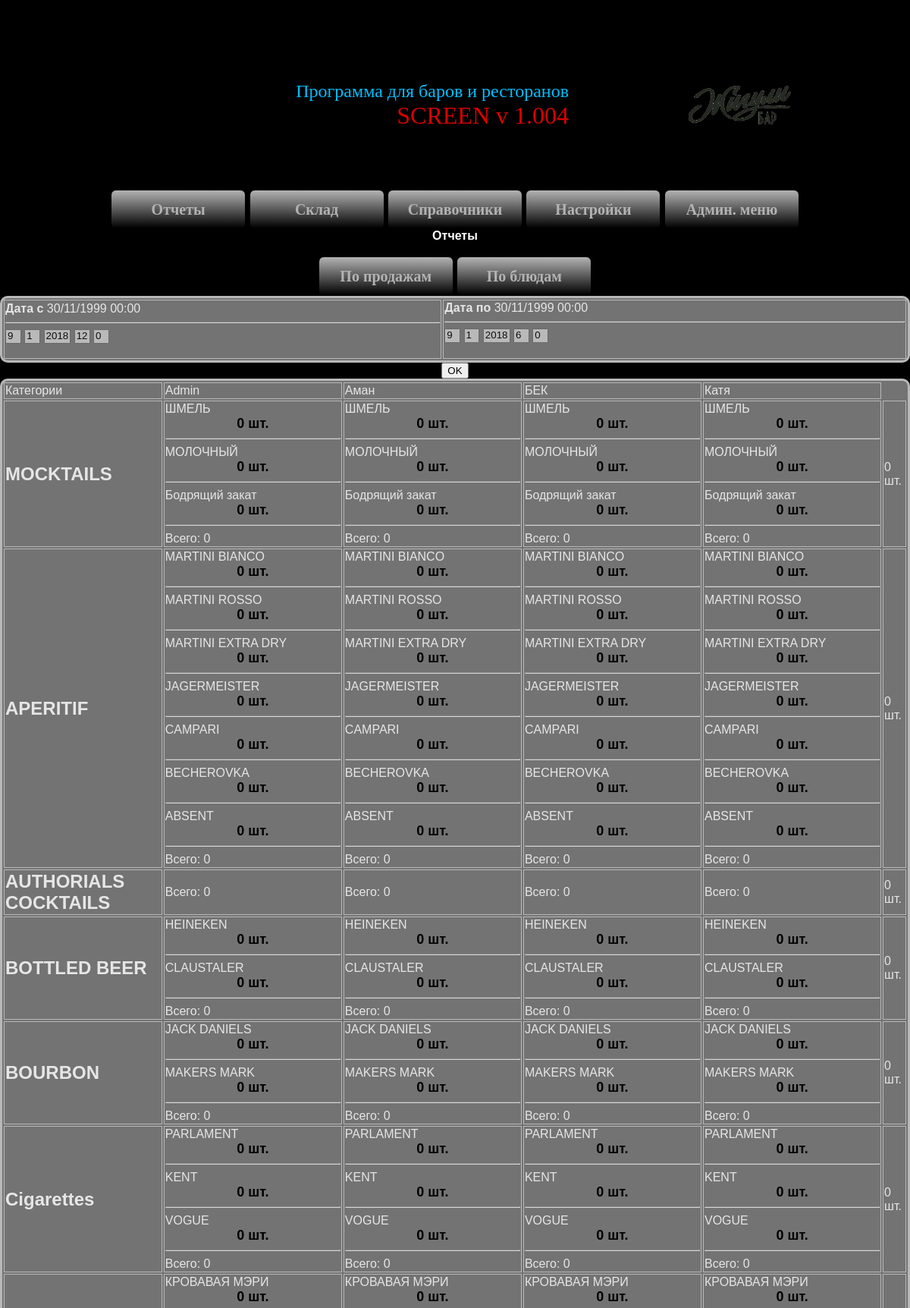
Page /localhost/index2.php?st=otchet&sp=sale_menu (upper part) on the committed database.
### tables this page shows
CREATE TABLE IF NOT EXISTS `settings` (
  `id` int(11) NOT NULL AUTO_INCREMENT,
  `name` text NOT NULL,
  `value` text NOT NULL,
  `text` text NOT NULL,
  `visible` text NOT NULL,
  PRIMARY KEY (`id`)
);

CREATE TABLE IF NOT EXISTS `users` (
  `id` int(11) NOT NULL AUTO_INCREMENT,
  `name` text NOT NULL,
  `pass` text NOT NULL,
  `status` text NOT NULL,
  `prava` text NOT NULL,
  PRIMARY KEY (`id`)
);

CREATE TABLE IF NOT EXISTS `cat_menu` (
  `id` int(11) NOT NULL AUTO_INCREMENT,
  `id_sort` int(100) NOT NULL,
  `name` text NOT NULL,
  `cat` text NOT NULL,
  `alchogol` varchar(10) NOT NULL DEFAULT 'no',
  PRIMARY KEY (`id`)
);

CREATE TABLE IF NOT EXISTS `menu` (
  `id` int(11) NOT NULL AUTO_INCREMENT,
  `name` text NOT NULL,
  `cat` text NOT NULL,
  `price` text NOT NULL,
  `kolvo` text NOT NULL,
  `printer` text NOT NULL,
  `comment` text NOT NULL,
  `img` varchar(100) NOT NULL DEFAULT '',
  `visible_menu` varchar(10) NOT NULL DEFAULT 'no',
  PRIMARY KEY (`id`)
);

### localhost/conf.php (called while the page is built, shortened)
<?php
$ath = mysql_query("select * from settings where name='programm_version';");
if($ath)
{
while($author = mysql_fetch_array($ath))
$version = $author[value];
}
?>

### localhost/sale_menu.php (the view, shortened to what this page needs)
<html>
<head>
<head>
<?php
$d = date(d);
$m = date(m);
$y = date(Y);
$h = 12;
$mm = 0;
$h2 = 6;
$mm2 = 0;
?>
<table id='ugolkrug' width='100%' border='1' bgcolor='gray' bordercolor='red'>
<tr>
<td>
<font color='white'><b>Дата с</b>
<?php
$tm_min= mktime($_POST[hours],0,0,$_POST[mount],$_POST[day],$_POST[year]);
$test = date( 'd/m/Y H:i', $tm_min );
echo"$test<br>";
?>
</font>
<hr>
<form action='?st=otchet&sp=sale_menu' name='myform' method='post'>
<select name='day' size = '1' multiple>
<?php
for ($i = 1; $i <= 31; $i++)
{
if ($d == $i) {
echo"
<option value='$i' selected>$i</option>
";
}
if ($d <> $i) {
echo"
<option value='$i'>$i</option>
";
}
}
?>
</select>
<select name='mount' size = '1' multiple>
<?php
for ($i = 1; $i <= 12; $i++)
{
if ($m == $i) {
echo"
<option value='$i' selected>$i</option>
";
}
if ($m <> $i) {
echo"
<option value='$i'>$i</option>
";
}
}
?>
</select>
<select name='year' size = '1' multiple>
<?php
for ($i = 2017; $i <= 2020; $i++)
{
if ($y == $i) {
echo"
<option value='$i' selected>$i</option>
";
}
if ($y <> $i) {
echo"
<option value='$i'>$i</option>
";
}
}
?>
</select>
<select name='hours' size = '1' multiple>
<?php
for ($i = 0; $i <= 24; $i++)
{
if ($h == $i) {
echo"
<option value='$i' selected>$i</option>
";
}
if ($h <> $i) {
echo"
<option value='$i'>$i</option>
";
}
}
?>
</select>
<select name='minuts' size = '1' multiple>
<?php
for ($i = 00; $i <= 59; $i++)
{
if ($mm == $i) {
echo"
<option value='$i' selected>$i</option>
";
}
if ($mm <> $i) {
echo"
<option value='$i'>$i</option>
";
}
}
?>
</select>
</td>
<td>
<font color='white'><b>Дата по</b>
<?php
$tm_max= mktime($_POST[hours2],$_POST[minuts2],0,$_POST[mount2],$_POST[day2],$_POST[year2]);
$test2 = date( 'd/m/Y H:i', $tm_max );
echo"$test2<br>";
?>
</font>
<hr>
<form action='index.php?st=otchet&sp=sale_menu' name='myform' method='post'>
<select name='day2' size = '1' multiple>
<?php
for ($i = 1; $i <= 31; $i++)
{
if ($d == $i) {
echo"
<option value='$i' selected>$i</option>
";
}
if ($d <> $i) {
echo"
<option value='$i'>$i</option>
";
}
}
?>
</select>
<select name='mount2' size = '1' multiple>
<?php
for ($i = 1; $i <= 12; $i++)
{
if ($m == $i) {
echo"
<option value='$i' selected>$i</option>
";
}
if ($m <> $i) {
echo"
<option value='$i'>$i</option>
";
}
}
?>
</select>
<select name='year2' size = '1' multiple>
<?php
for ($i = 2014; $i <= 2020; $i++)
{
if ($y == $i) {
echo"
<option value='$i' selected>$i</option>
";
}
if ($y <> $i) {
echo"
<option value='$i'>$i</option>
";
}
}
?>
</select>
<select name='hours2' size = '1' multiple>
<?php
for ($i = 0; $i <= 24; $i++)
{
if ($h2 == $i) {
echo"
<option value='$i' selected>$i</option>
";
}
if ($h2 <> $i) {
echo"
<option value='$i'>$i</option>
";
}
}
?>
</select>
<select name='minuts2' size = '1' multiple>
<?php
for ($i = 00; $i <= 59; $i++)
{
if ($mm2 == $i) {
echo"
<option value='$i' selected>$i</option>
";
}
if ($mm2 <> $i) {
echo"
<option value='$i'>$i</option>
";
}
}
?>
</select>
<?php
echo"<br><br>";
?>
</td>
</tr>
</table>
<input name="Submit" type=submit value="OK">
<?php
include"conf.php";
echo"
<table id='ugolkrug' width='100%' border='1' bgcolor='gray' bordercolor='red'>
<tr>
";
echo"<td>Категории</td>";
$ath = mysql_query("select * from users ORDER BY name ASC;");
if($ath)
{
while($author = mysql_fetch_array($ath))
if ($author[id] <> '') {
echo"<td>$author[name]</td>";
}
}
echo"</tr><tr>";
$aths = mysql_query("select * from cat_menu ORDER BY name ASC;");
if($aths)
{
while($authors = mysql_fetch_array($aths))
if ($authors[id] <> ''){
echo"<td><b><font size='+2'>$authors[name]</font></b></td>";
$ath = mysql_query("select * from users ORDER BY name ASC;");
if($ath)
{
while($author = mysql_fetch_array($ath))
if ($author[id] <> '') {
echo"<td>";
$athm = mysql_query("select * from menu WHERE cat=$authors[id] ;");
if($athm)
{
while($authorm = mysql_fetch_array($athm))
if ($authorm[id] <> '') {
echo"$authorm[name]<br>";
$kolvo_p = 0;
echo"<center><b><font size='+1' color='black'>$kolvo_p шт.</font></b></center>";
$kolvo_pv = $kolvo_pv + $kolvo_p;
echo"<hr>";
}}
echo"Всего: $kolvo_pv</td>";
$kolvo_pvt = $kolvo_pvt + $kolvo_pv;
$kolvo_pv=0;
}
}
echo"<td>$kolvo_pvt шт.</td></tr>";
$kolvo_total= $kolvo_total+$kolvo_pvt;
$kolvo_pvt=0;
}}
echo"</tr>
<tr>
<td>
Всего блюд: $kolvo_total шт.
</td>
</tr>
</table>
";
?>

### localhost/index2.php (shortened to what this page needs)
<?php include"style.css"; include"conf.php"; ?>
<html>
<head>
<head>
</head>
<body>
<table  border="0" cellspacing="0" cellpadding="0" align="center" width='100%' height='100%'>
<tr>
<td width=25%'  >
<table  border="0" cellspacing="0" cellpadding="0" align="center" width='100%' height='10%'>
<tr>
<td width=50%'>
<p class='top3'>
<font color='deepskyblue' size='+2'>
Программа для баров и ресторанов</font><br><font color='darkskyblue' size='+3'>
SCREEN v <?php echo"$version"; ?></font></p>
</td>
</td>
<td width='10%'>
</td>
<td width='20%'>
<br><br>
<img src='img/logo2.png' style=" width: 50%;   border-radius: 30px; -webkit-border-radius: 30px; -moz-border-radius: 30px;">
<br>
<br>
<br>
</td>
</tr>
</table>
<center>
<table  border="0" cellspacing="0" cellpadding="0" align="center" width='100%' height='10%'>
<tr>
<td width=100%'>
<center>
<?php include"menu.php"; ?>
</center>
</td>
</tr>
</table>
</center>
<table  border="0" cellspacing="0" cellpadding="0" align="center" width='100%' height='70%'>
<tr>
<td width=100%'>
<center>
<?php
if ($_GET[st] == 'otchet') {include"otchet.php";}
?>
</body>
</html>

### rows in the picture
settings: value "1.004"
users: name "Admin", kolvo_pv "0", id "0"
users: name "Аман", kolvo_pv "0", id "0"
users: name "БЕК", kolvo_pv "0", id "0"
users: name "Катя", kolvo_pv "0", id "0"
cat_menu: name "MOCKTAILS", kolvo_pvt "0"
menu: name "ШМЕЛЬ", id "0"
menu: name "МОЛОЧНЫЙ", id "0"
menu: name "Бодрящий закат", id "0"
cat_menu: name "APERITIF", kolvo_pvt "0"
menu: name "MARTINI BIANCO", id "0"
menu: name "MARTINI ROSSO", id "0"
menu: name "MARTINI EXTRA DRY", id "0"
menu: name "JAGERMEISTER", id "0"
menu: name "CAMPARI", id "0"
menu: name "BECHEROVKA", id "0"
menu: name "ABSENT", id "0"
cat_menu: name "AUTHORIALS COCKTAILS", kolvo_pvt "0"
cat_menu: name "BOTTLED BEER", kolvo_pvt "0"
menu: name "HEINEKEN", id "0"
menu: name "CLAUSTALER", id "0"
cat_menu: name "BOURBON", kolvo_pvt "0"
menu: name "JACK DANIELS", id "0"
menu: name "MAKERS MARK", id "0"
cat_menu: name "Cigarettes", kolvo_pvt "0"
menu: name "PARLAMENT", id "0"
menu: name "KENT", id "0"
menu: name "VOGUE", id "0"
menu: name "КРОВАВАЯ МЭРИ", id "0"

### other values in the picture
$test "30/11/1999 00:00"
$test2 "30/11/1999 00:00"
form field day "9 ☑"
form field mount "1 ☑"
form field year "2018 ☑"
form field hours "12 ☑"
form field minuts "0 ☑"
form field day2 "9 ☑"
form field mount2 "1 ☑"
form field year2 "2018 ☑"
form field hours2 "6 ☑"
form field minuts2 "0 ☑"
